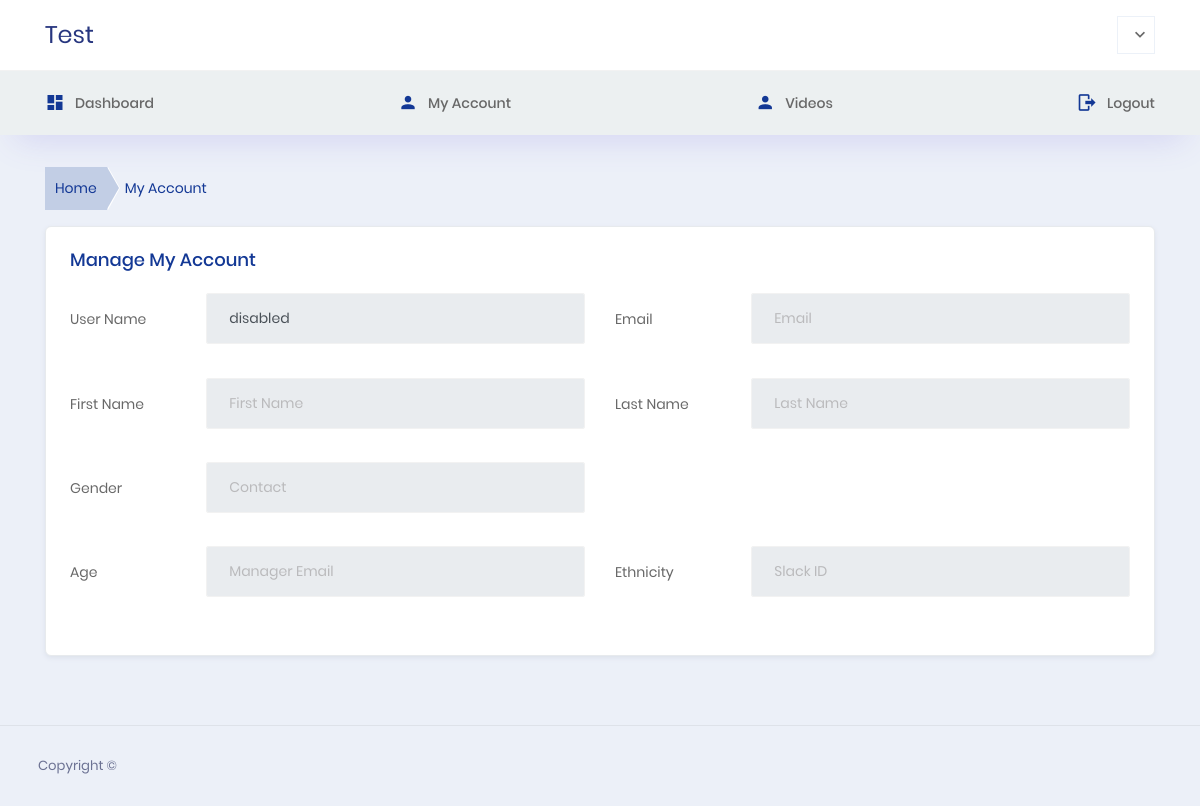
Before: /account/18/ (signed in) with the older database file.
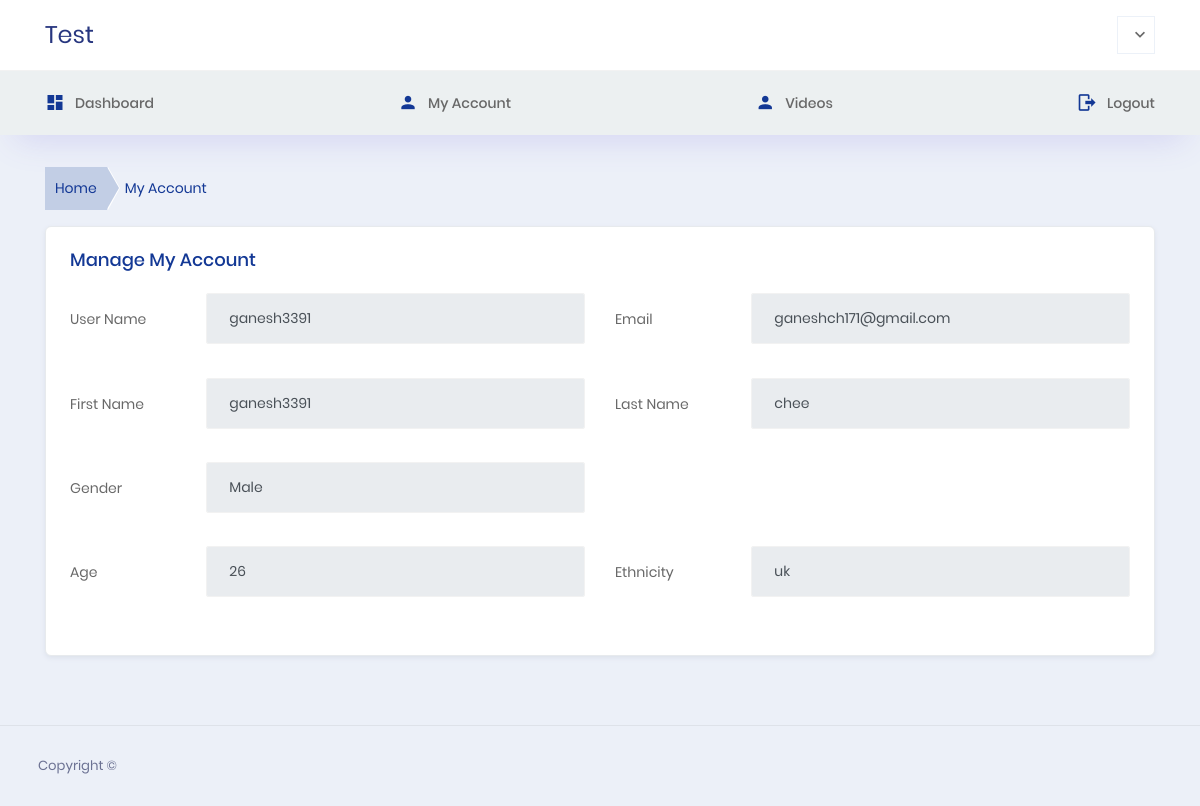
After: the same page with the newer database file.
### basic_app/models.py (models this page shows, shortened)
class UserProfileInfo(models.Model):
	GENDER_CHOICES = (
	('Male','Male'),
	('Female','Female'),
	('Other','Other'),
	)
	user = models.OneToOneField(User,on_delete=models.CASCADE)
	portfolio_site = models.CharField(blank=True,null=True,max_length=200)
	profile_pic = models.ImageField(blank=True,null=True)
	gender = models.CharField(choices=GENDER_CHOICES,max_length=20,null=True,blank=True)
	age = models.IntegerField(null=True,blank=True)
	ethnicity = models.CharField(max_length=50,null=True,blank=True)
	text = models.CharField(max_length=500,null=True,blank=True)
	is_tai_chyi = models.BooleanField(default=False)

### basic_app/views.py (the view)
# urls.py: path(r'account/<int:user_id>/',view_userdetails)
def view_userdetails(request, user_id):
    try:
        user = UserProfileInfo.objects.get(user__id=user_id)
    except:
        user = None
    return render(request,'myaccount.html',{'iuser':user})

### templates/myaccount.html (shortened to what this page needs)
{% extends "base.html" %}
{% load static %}
{% block content %}
  <div class="container-fluid page-body-wrapper">
      <div class="main-panel">
        <div class="content-wrapper">
          <div class="row">
            <div class="col-lg-6">
                    <nav aria-label="breadcrumb">
                      <ol class="breadcrumb breadcrumb-custom bg-inverse-custom">
                        <li class="breadcrumb-item"><a href="/users/">Home</a></li>
                        <li class="breadcrumb-item active" aria-current="page"><span>My Account</span></li>
                      </ol>
                    </nav>
            </div>
            <div class="col-md-6" align="right">
            </div>
          </div>
          <div class="row">
            <div class="col-12 grid-margin">
              <div class="card">
                <div class="card-body">
                  <h4 class="card-title">Manage My Account</h4>
                  <form class="form-sample" name="save-user" method="POST" id='target-form'>
                    <div class="row">
                      <div class="col-md-6">
                        <div class="form-group row">
                          <label class="col-sm-3 col-form-label">User Name</label>
                          <div class="col-sm-9">
                            <input type="text" class="form-control" id="Username" placeholder="Username" value = {{iuser.user.username}} disabled>
                          </div>
                        </div>
                      </div>
                      <div class="col-md-6">
                        <div class="form-group row">
                          <label class="col-sm-3 col-form-label">Email</label>
                          <div class="col-sm-9">
                            <input type="text" class="form-control" id="Email" placeholder="Email" value={{iuser.user.email}}>
                          </div>
                        </div>
                      </div>
                    </div>
                    <div class="row">
                      <div class="col-md-6">
                        <div class="form-group row">
                          <label class="col-sm-3 col-form-label">First Name</label>
                          <div class="col-sm-9">
                            <input type="text" class="form-control" id="FirstName" placeholder="First Name" value = {{iuser.user.first_name}}>
                          </div>
                        </div>
                      </div>
                      <div class="col-md-6">
                        <div class="form-group row">
                          <label class="col-sm-3 col-form-label">Last Name</label>
                          <div class="col-sm-9">
                            <input type="text" class="form-control" id="LastName" placeholder="Last Name" value = {{iuser.user.last_name}}>
                          </div>
                        </div>
                      </div>
                    </div>
                    <div class="row">
                      <div class="col-md-6">
                        <div class="form-group row">
                          <label class="col-sm-3 col-form-label">Gender</label>
                          <div class="col-sm-9">
                            <input type="text" class="form-control" id="Contact" placeholder="Contact" value={{iuser.gender}}>
                          </div>
                        </div>
                      </div>
                    </div>
                    <div class="row">
                      <div class="col-md-6">
                        <div class="form-group row">
                          <label class="col-sm-3 col-form-label"> Age</label>
                          <div class="col-sm-9">
                            <input type="text" class="form-control" id="manager_email" placeholder="Manager Email" value={{iuser.age}}>
                          </div>
                        </div>
                      </div>
                      <div class="col-md-6">
                        <div class="form-group row">
                          <label class="col-sm-3 col-form-label">Ethnicity</label>
                          <div class="col-sm-9">
                              <input type="text" class="form-control" id="slack_id" placeholder="Slack ID" value={{iuser.ethnicity}}>
                          </div>
                        </div>
                      </div>
                    </div>
                  </form>
                </div>
              </div>
            </div>
          </div>
        </div>
{% endblock %}

### templates/base.html (shortened to what this page needs)
{% load static %}
<!DOCTYPE html>
<html ng-app="baseApp" ng-csp>
<head>
  <link rel="stylesheet" href="{% static "css/dataTables.bootstrap4.css" %}">
  <link rel="stylesheet" href="{% static "css/flag-icon.min.css" %}">
  <link rel="stylesheet" href="{% static "css/materialdesignicons.min.css" %}">
  <link rel="stylesheet" href="{% static "css/style.css" %}">
  <link rel="stylesheet" href="{% static "css/vendor.bundle.base.css" %}">
  <link rel="stylesheet" href="{% static "css/bootstrap-datepicker.min.css" %}">
    <link rel="stylesheet" href="{% static "css/select2.min.css" %}">
     <link rel="stylesheet" href="{% static "css/select2.min.css" %}">
         <link rel="stylesheet" href="{% static "css/select2-bootstrap.min.css" %}">
  <link rel="stylesheet" href="https://cdnjs.cloudflare.com/ajax/libs/font-awesome/4.7.0/css/font-awesome.min.css">
</head>
<body>
<div class="container-scroller">
{% include "menu.html" %}
{% block content %}
{% endblock %}
{% include "footer.html" %}
</div>
</body>
</html>

### templates/menu.html (shortened to what this page needs)
{% load static %}
<div class="horizontal-menu">
      <nav class="navbar top-navbar col-lg-12 col-12 p-0">
        <div class="container">
          <div class="text-left navbar-brand-wrapper d-flex align-items-center justify-content-between">
            <a class="navbar-brand brand-logo" href="/">Test</a>
          </div>
          <div class="navbar-menu-wrapper d-flex align-items-center justify-content-end">
            <ul class="navbar-nav navbar-nav-right">
              <li class="nav-item d-flex nav-profile dropdown">
                <a class="nav-link dropdown-toggle px-1 py-1" href="#" data-toggle="dropdown" id="profileDropdown">
                </a>
              </li>
            </ul>
          </div>
        </div>
      </nav>
      <nav class="bottom-navbar">
        <div class="container">
          <ul class="nav page-navigation">
            <li class="nav-item">
              <a class="nav-link" href="/">
                <i class="mdi mdi-view-dashboard menu-icon"></i>
                <span class="menu-title">Dashboard</span>
              </a>
            </li>
            <li class="nav-item">
              <a class="nav-link" href="/account/{{request.user.id}}/">
                <i class="mdi mdi-account menu-icon"></i>
                <span class="menu-title">My Account</span>
              </a>
            </li>
            <li class="nav-item">
              <a class="nav-link" href="/videos/">
                <i class="mdi mdi-account menu-icon"></i>
                <span class="menu-title">Videos</span>
              </a>
            </li>
            <li class="nav-item">
              <a href="/logout/" class="nav-link">
                <i class="mdi mdi-logout menu-icon"></i>
                <span class="menu-title">Logout</span></a>
            </li>
          </ul>
        </div>
      </nav>
    </div>

### templates/footer.html (shortened to what this page needs)
  <footer class="footer">
          <div class="w-100 clearfix">
            <span class="text-muted d-block text-center text-sm-left d-sm-inline-block">Copyright ©
          </div>
 	</footer>

Changed rows visible on the page:
added UserProfileInfo: user.username "ganesh3391", user.email "ganeshch171@gmail.com", user.first_name "ganesh3391", user.last_name "chee", gender "Male", age "26", ethnicity "uk"
Other visible differences:
form field value: "disabled" → (not shown)
